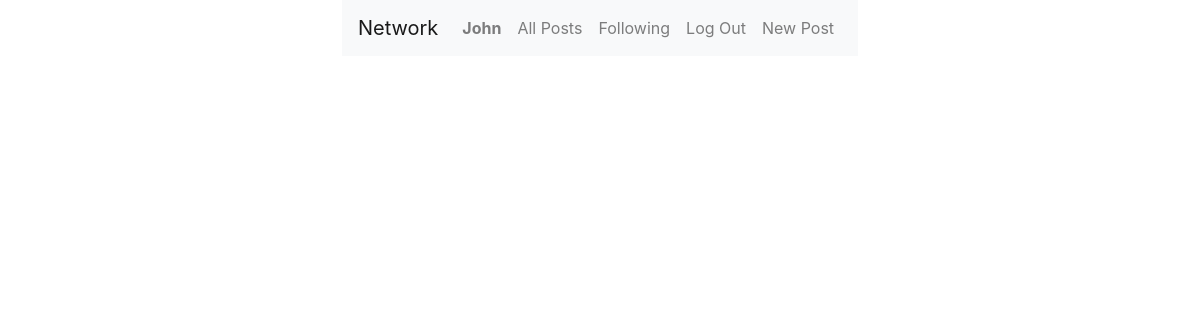
Before: / (signed in) with the older database file.
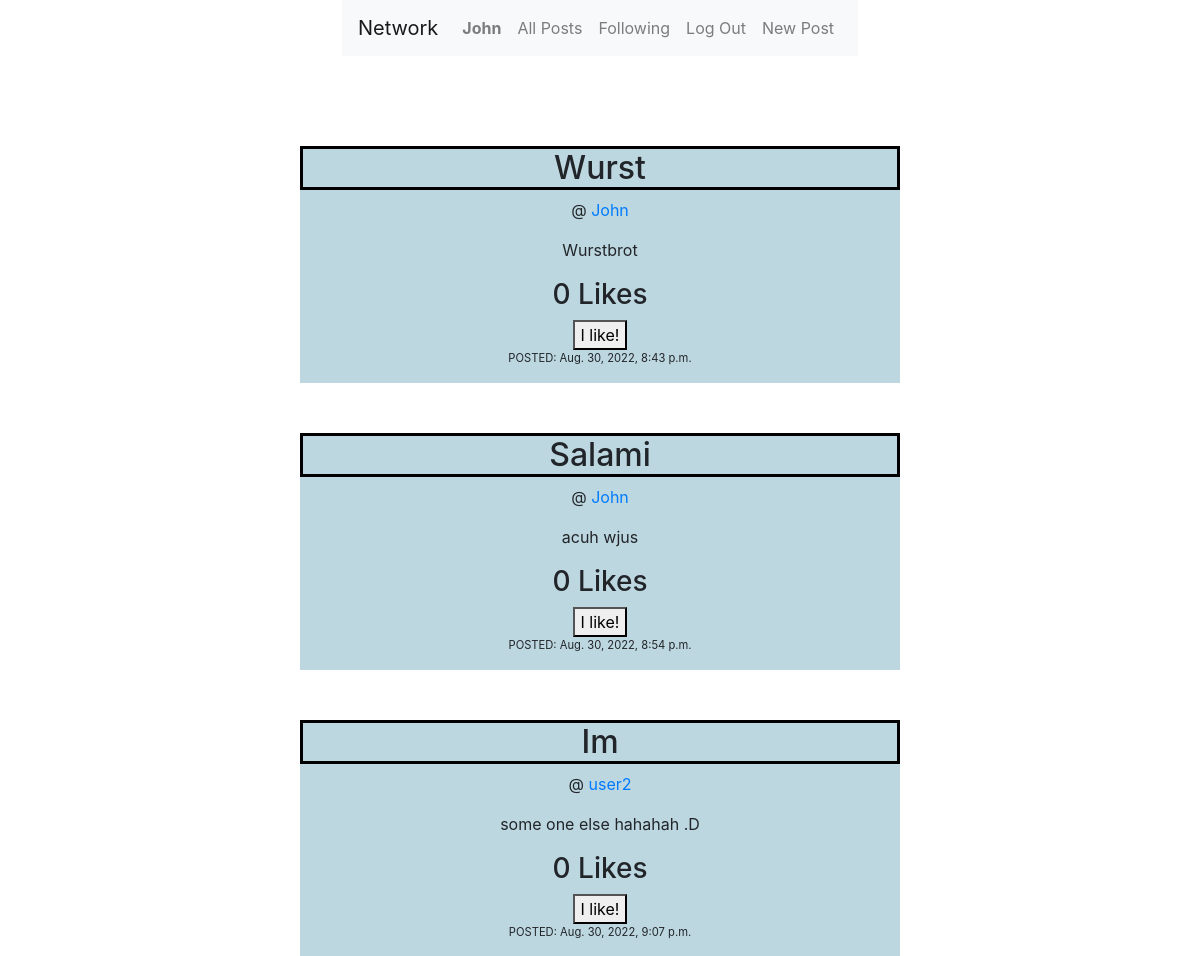
After: the same page with the newer database file.
### network/models.py (models this page shows, shortened)
class User(AbstractUser):
    pass

class Posts(models.Model):
    poster = models.ForeignKey(User, on_delete=models.PROTECT)
    headline = models.CharField(max_length=100)
    body = models.CharField(max_length=400)
    created = models.DateTimeField(auto_now_add = True, auto_created=True, blank=True)
    likes = models.ManyToManyField(User, blank=True, default=None, related_name="liked")
    def dict(self):
        return self.__dict__

### network/views.py (the view)
# urls.py: path("", views.index, name="index"),
def index(request):
    posts = Posts.objects.all()
    if request.user.is_authenticated:
        postDicts =[]
        for _ in posts:
            postDicts.append(_.dict())
        user = request.user
        return render(request, "network/index.html",{
            "posts": posts,
            "user":user,
        })
    else:
        return render(request, "network/login.html")

### network/templates/network/index.html (shortened to what this page needs)
{% extends "network/layout.html" %}
{% load static %}
{% block body %}
    <div id ="allPosts">
    {% for i in posts %}
    <div class ="posts">
        <h2 class ="postTitle">{{ i.headline }}</h2>
        <p>@ <a href="{% url 'profile' i.poster.username %}"> {{i.poster.username}} </a> </p>
        <p>{{ i.body }}</p>
        <h3> {{i.likes.all.count}} Likes</h3>
        {% if user not in i.likes.all %}
        <a href="{% url 'like' i.id%}"><button class ="likeB" >I like!</button></a>
        {% else %}
        <a href="{% url 'like' i.id%}"><button class ="likeB" >Unlike !</button></a>
        {% endif %}
        <p class ="timestamps">POSTED: {{ i.created }}</p>
    </div>
    {% endfor %}
    </div>
    {% endblock %}

### network/templates/network/layout.html (shortened to what this page needs)
{% load static %}
<!DOCTYPE html>
<html lang="en">
    <head>
        <link rel="stylesheet" href="https://stackpath.bootstrapcdn.com/bootstrap/4.4.1/css/bootstrap.min.css">
        <link href="{% static 'network/styles.css' %}" rel="stylesheet">
    </head>
    <body>
        <nav class="navbar navbar-expand-lg navbar-light bg-light">
            <a class="navbar-brand" href="{% url 'index' %}">Network</a>
            <div>
              <ul class="navbar-nav mr-auto">
                {% if user.is_authenticated %}
                    <li class="nav-item">
                        <a class="nav-link" href="{% url 'profile' user.username %}"><strong>{{ user.username }}</strong></a>
                    </li>
                {% endif %}
                <li class="nav-item">
                  <a class="nav-link" href="{% url 'index' %}">All Posts</a>
                </li>
                {% if user.is_authenticated %}
                    <li class="nav-item">
                        <a class="nav-link" href="{% url 'following_Site' %}">Following</a>
                    </li>
                    <li class="nav-item">
                        <a class="nav-link" href="{% url 'logout' %}">Log Out</a>
                    </li>
                    <li class="nav-item">
                        <a class="nav-link" href="{% url 'new_Post' %}">New Post</a>
                    </li>
                {% endif %}
              </ul>
            </div>
          </nav>
        <div class="body">
            {% block body %}
            {% endblock %}
        </div>
    </body>
</html>

### network/static/network/styles.css (style rules this page uses)
body { display: flex; flex-direction: column; justify-content: center; align-items: center; width: 100vw; }
.body { margin-top: 5vh; width: 30vw; height: 40vh; }
.posts { background-color:rgb(189, 215, 224); margin-top: 50px; width: 50vw; text-align: center; }
#allPosts { display: flex; flex-direction: column; align-items: center; }
.postTitle { border: solid black 3px; }
.timestamps { font-size: .7em; }

Changed rows visible on the page:
added Posts: headline "Wurst", poster.username "John", body "Wurstbrot", likes.all.count "0", shows "I like!", created "Aug. 30, 2022, 8:43 p.m."
added Posts: headline "Salami", poster.username "John", body "acuh wjus", likes.all.count "0", shows "I like!", created "Aug. 30, 2022, 8:54 p.m."
added Posts: headline "Im", poster.username "user2", body "some one else hahahah .D", likes.all.count "0", shows "I like!", created "Aug. 30, 2022, 9:07 p.m."
